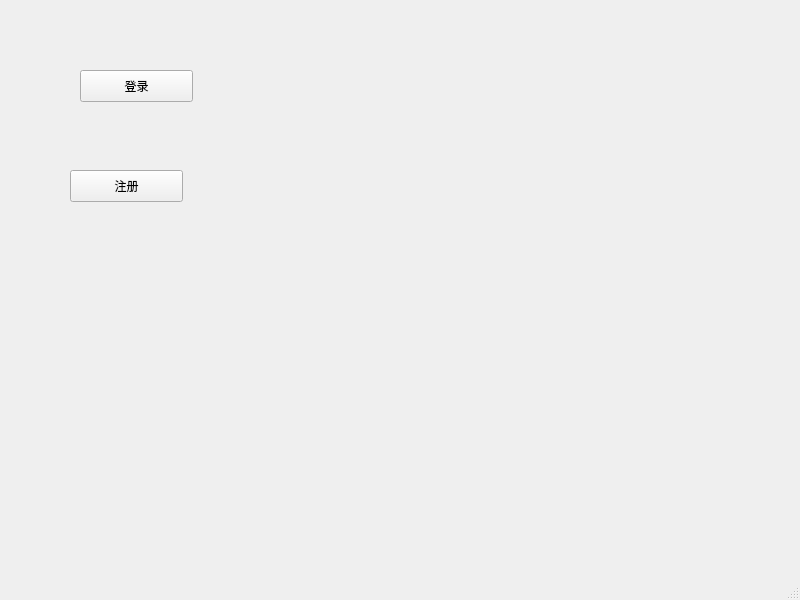
<?xml version="1.0" encoding="UTF-8"?>
<ui version="4.0">
 <class>MainWindow</class>
 <widget class="QMainWindow" name="MainWindow">
  <property name="geometry">
   <rect>
    <x>0</x>
    <y>0</y>
    <width>800</width>
    <height>600</height>
   </rect>
  </property>
  <property name="windowTitle">
   <string>MainWindow</string>
  </property>
  <widget class="QWidget" name="centralwidget">
   <widget class="QPushButton" name="loginBtn">
    <property name="geometry">
     <rect>
      <x>80</x>
      <y>70</y>
      <width>113</width>
      <height>32</height>
     </rect>
    </property>
    <property name="text">
     <string>登录</string>
    </property>
   </widget>
   <widget class="QPushButton" name="registerBtn">
    <property name="geometry">
     <rect>
      <x>70</x>
      <y>170</y>
      <width>113</width>
      <height>32</height>
     </rect>
    </property>
    <property name="text">
     <string>注册</string>
    </property>
   </widget>
  </widget>
  <widget class="QMenuBar" name="menubar">
   <property name="geometry">
    <rect>
     <x>0</x>
     <y>0</y>
     <width>800</width>
     <height>24</height>
    </rect>
   </property>
  </widget>
  <widget class="QStatusBar" name="statusbar"/>
 </widget>
 <resources/>
 <connections/>
</ui>
